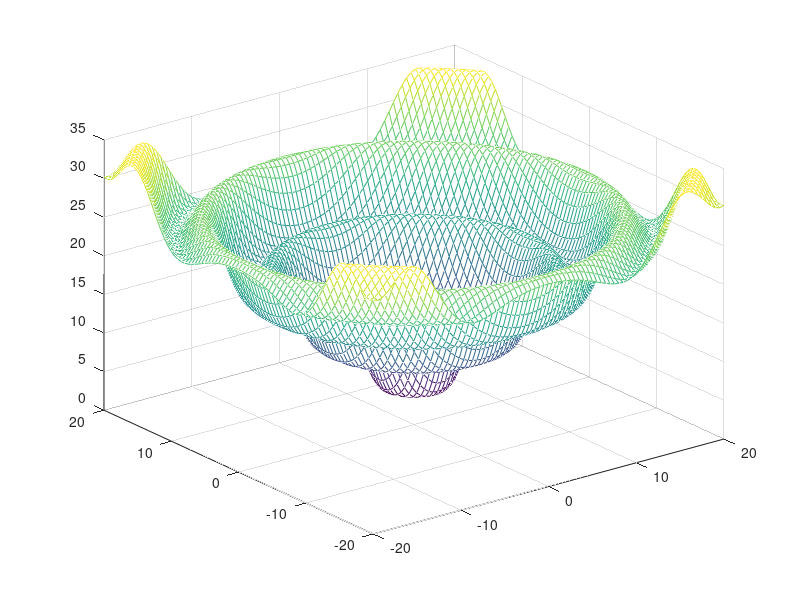

The MATLAB source for this figure:
%Lengfan Yan
%18/2/14
%class work #6

[X Y] = meshgrid([-20:.5:20],[-20:.5:20]);
f = @(x, y) sqrt(x.^2 + y.^2) + 3 .* cos(sqrt(x.^2 + y.^2)) +5;
Z = f(X, Y);

[m n] = size(X);

for i = 1:m
    for j = 1:n
        Z(i,j) = f(X(i,j),Y(i,j));
    end
end

grid on
mesh(X,Y,Z)